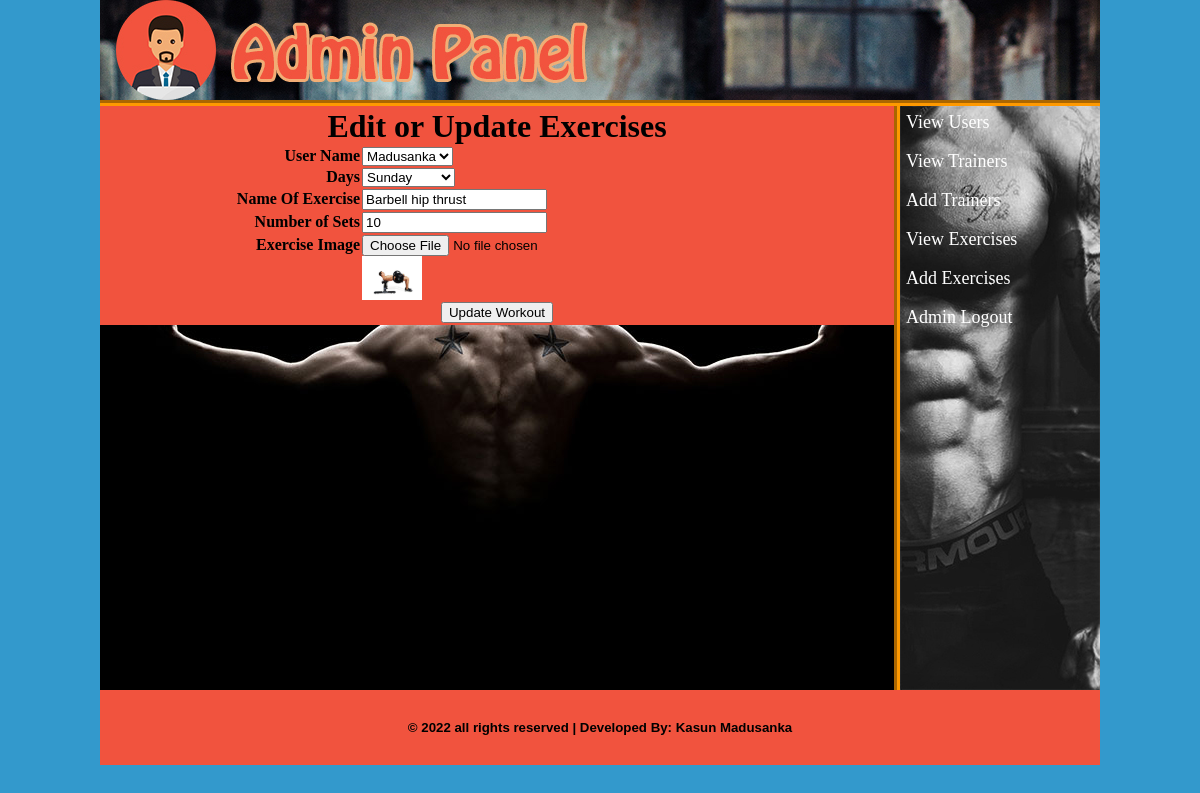
The page /admin/index.php?edit_exercise=20 (signed in) on the database its author committed.
### tables this page shows
CREATE TABLE `users` (
  `user_id` int(10) NOT NULL,
  `user_name` varchar(20) NOT NULL,
  `user_email` varchar(30) NOT NULL,
  `user_pass` varchar(20) NOT NULL,
  `user_weight` int(10) NOT NULL,
  `user_age` int(10) NOT NULL,
  `user_contact` varchar(20) NOT NULL
);

CREATE TABLE `days` (
  `day_id` int(10) NOT NULL,
  `day_name` varchar(20) NOT NULL
);

CREATE TABLE `exercises` (
  `exer_id` int(10) NOT NULL,
  `exer_name` varchar(20) NOT NULL,
  `sets` varchar(10) NOT NULL,
  `day_id` int(10) NOT NULL,
  `exer_img` text NOT NULL,
  `user_id` int(10) NOT NULL
);

### admin/edit_exercises.php (the view, shortened to what this page needs)
<?php
include ("includes/db.php");
if (isset($_GET['edit_exercise'])) {
	$edit_exer_id=$_GET['edit_exercise'];
	$sel_exer="SELECT * FROM exercises WHERE exer_id='$edit_exer_id'";
	$run_exer=mysqli_query($con, $sel_exer);
	$row_exer=mysqli_fetch_array($run_exer);
	$exer_name=$row_exer['exer_name'];
	$sets=$row_exer['sets'];
	$day_id=$row_exer['day_id'];
	$exer_img=$row_exer['exer_img'];
	$user_id=$row_exer['user_id'];
}
$sel_day="SELECT * FROM Days WHERE day_id='$day_id'";
$run_day=mysqli_query($con, $sel_day);
$row_days=mysqli_fetch_array($run_day);
$day_edit_name=$row_days['day_name'];
$sel_user="SELECT * FROM users WHERE user_id='$user_id'";
$run_user=mysqli_query($con, $sel_user);
$row_users=mysqli_fetch_array($run_user);
$user_edit_name=$row_users['user_name'];
?>
<html>
<head>
</head>
<body bgcolor="#999999">
	<form method="post" action="" enctype="multipart/form-data">
		<table width="794px" align="center" border="1" bgcolor="#f1533e">
			<tr>
				<td colspan="2" align="center"><h1>Edit or Update Exercises</h1></td>
			</tr>
			<tr>
				<td align="right"><b>User Name</b></td>
				<td>
					<select name="user">
						<option value="<?php echo $user_id; ?>"><?php echo $user_edit_name; ?></option>
					</select>
				</td>
			</tr>
			<tr>
				<td align="right"><b>Days</b></td>
				<td>
					<select name="day">
						<option value="<?php echo $day_id; ?>"><?php echo $day_edit_name; ?></option>
					</select>
				</td>
			</tr>
			<tr>
				<td align="right"><b>Name Of Exercise</b></td>
				<td><input type="text" name="exercise" value="<?php echo $exer_name; ?>"></td>
			</tr>
			<tr>
				<td align="right"><b>Number of Sets</b></td>
				<td><input type="text" name="sets" value="<?php echo $sets; ?>"></td>
			</tr>
			<tr>
				<td align="right"><b>Exercise Image</b></td>
				<td><input type="file" name="exer_img"><br><img src="exercise_images/<?php echo $exer_img; ?>" width="60" height="44"></td>
			</tr>
			<tr>
				<td colspan="2" align="center"><input type="submit" name="update_workout" value="Update Workout"></td>
			</tr>
		</table>
	</form>
</body>
</html>

### admin/styles/style.css (style rules this page uses)
html, body, div, span, applet, object, iframe, h1, h2, h3, h4, h5, h6, p, blockquote, pre, a, abbr, acronym, address, big, cite, code, del, dfn, em, img, ins, kbd, q, s, samp, small, strike, strong, sub, sup, tt, var, b, u, i, center, dl, dt, dd, ol, ul, li, fieldset, form, label, legend, table, caption, tbody, tfoot, thead, tr, th, td, article, aside, canvas, details, embed, figure, figcaption, footer, header, hgroup, menu, nav, output, ruby, section, summary, time, mark, audio, video { margin: 0; padding: 0; border: 0; vertical-align: baseline; }
body { background-color: #39C; background-repeat: no-repeat; }

### rows shown on the page
users: user "Madusanka"
days: day "Sunday"
exercises: exercise "Barbell hip thrust", sets "10", exer_img (picture)
